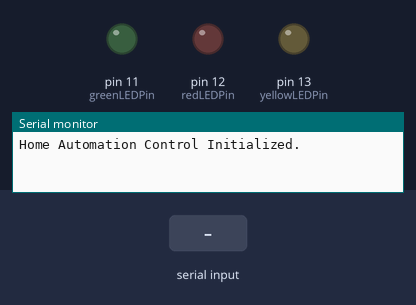
The sketch below on a simulated Arduino Uno, built with avr-gcc and run on an emulated ATmega328P. Parts: output pins drawn as LEDs (lit = HIGH), the last lines printed to the serial monitor. The test bench sets the inputs (shaded band).

Above: at 1.2 s.
1.3 s: "1" received over Serial
At 2.0 s:
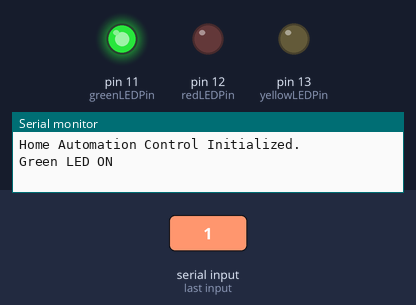
2.8 s: "2" received over Serial
At 3.2 s:
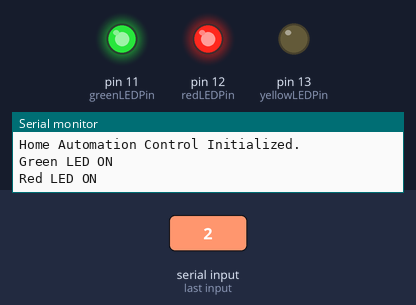
4.3 s: "3" received over Serial
At 5.5 s:
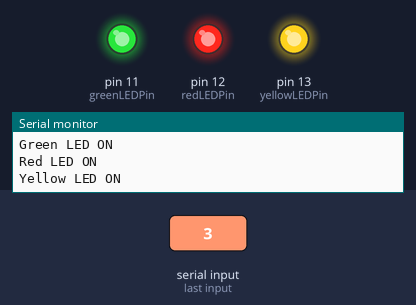
5.8 s: "4" received over Serial
At 6.6 s:
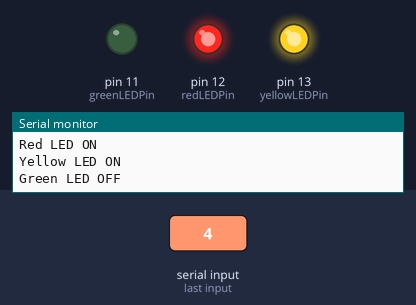
7.3 s: "5" received over Serial
At 7.8 s:
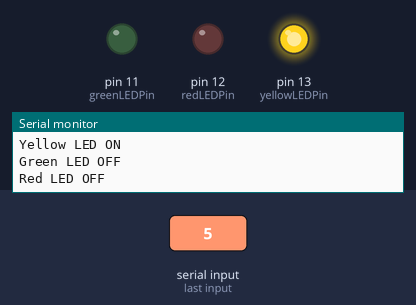
8.8 s: "1" received over Serial
At 10.1 s:
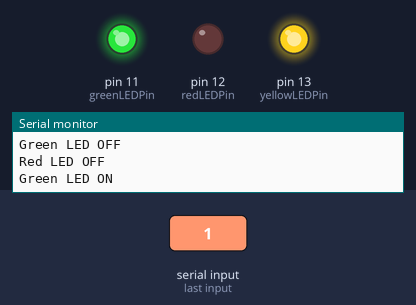
Timing chart, 0 to 11.3 s (numbered marks = the images above; inputs shaded):
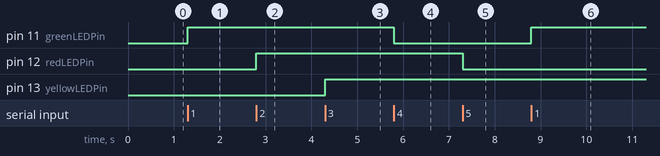

The sketch:

halier1.ino
```cpp
// C++ code
// C++ code
const int greenLEDPin = 11;
const int redLEDPin = 12;
const int yellowLEDPin = 13;

void setup() {
  pinMode(greenLEDPin, OUTPUT);
  pinMode(redLEDPin, OUTPUT);
  pinMode(yellowLEDPin, OUTPUT);

  Serial.begin(9600);
  Serial.println("Home Automation Control Initialized.");
}

void loop() {
  if (Serial.available() > 0) {
    char command = Serial.read();

    switch (command) {
      case '1':
        digitalWrite(greenLEDPin, HIGH);
        Serial.println("Green LED ON");
        break;
      case '2':
        digitalWrite(redLEDPin, HIGH);
        Serial.println("Red LED ON");
        break;
      case '3':
        digitalWrite(yellowLEDPin, HIGH);
        Serial.println("Yellow LED ON");
        break;
      case '4':
        digitalWrite(greenLEDPin, LOW);
        Serial.println("Green LED OFF");
        break;
      case '5':
        digitalWrite(redLEDPin, LOW);
        Serial.println("Red LED OFF");
        break;
      case '6':
        digitalWrite(yellowLEDPin, LOW);
        Serial.println("Yellow LED OFF");
        break;
      case '7':
        digitalWrite(greenLEDPin, HIGH);
        digitalWrite(redLEDPin, HIGH);
        digitalWrite(yellowLEDPin, HIGH);
        Serial.println("All LEDs ON");
        break;
      case '8':
        digitalWrite(greenLEDPin, LOW);
        digitalWrite(redLEDPin, LOW);
        digitalWrite(yellowLEDPin, LOW);
        Serial.println("All LEDs OFF");
        break;
      default:
        Serial.println("Invalid Command");
        break;
    }
  }
}
```

Measured:
- after the input at 1.3 s, pin 11 (greenLEDPin): LOW → HIGH at once
- after the input at 2.8 s, pin 12 (redLEDPin): LOW → HIGH at once
- after the input at 4.3 s, pin 13 (yellowLEDPin): LOW → HIGH at once
- after the input at 5.8 s, pin 11 (greenLEDPin): HIGH → LOW at once
- after the input at 7.3 s, pin 12 (redLEDPin): HIGH → LOW at once
- after the input at 8.8 s, pin 11 (greenLEDPin): LOW → HIGH at once
